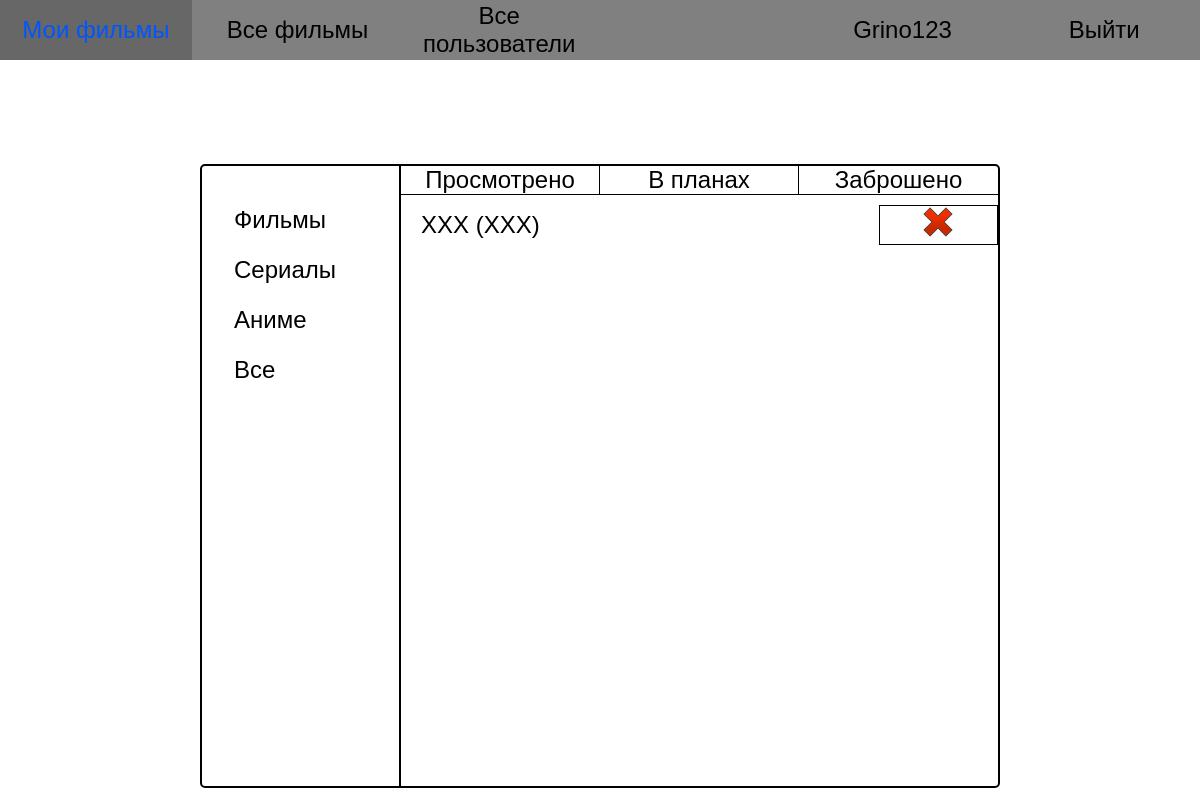
Screenshot of / (signed in) with the database file from the repository.
### films_app/models.py (models this page shows, shortened)
class Category(models.Model):
    category_name = models.CharField(max_length=50, verbose_name='Категория')
    slug = models.SlugField(max_length=50, unique=True, db_index=True, verbose_name='URL')
    class Meta:
        verbose_name = 'Категория'
        verbose_name_plural = 'Категории'

class Status(models.Model):
    status = models.CharField(max_length=20, verbose_name='Статус')
    class Meta:
        verbose_name = 'Статус'
        verbose_name_plural = 'Статусы'

class UserMovies(models.Model):
    user = models.ForeignKey(User, on_delete=models.PROTECT, verbose_name='Пользователь')
    movie = models.ForeignKey(Movie, on_delete=models.PROTECT, verbose_name='Название фильма')
    view_status = models.ForeignKey(Status, on_delete=models.PROTECT, default='', verbose_name='Статус просмотра')
    viewing_date = models.DateTimeField(auto_now_add=True, verbose_name='Дата просмотра')
    category = models.ManyToManyField(Category, db_index=True, verbose_name='Категории')
    class Meta:
        verbose_name_plural = 'Просмотры пользователей'

class Movie(models.Model):
    movie_title = models.CharField(max_length=100, verbose_name='Название')
    original_title = models.CharField(max_length=100, blank=True, default='', verbose_name='Оригинальное название')
    description = models.TextField(verbose_name='Описание', blank=True, default='')
    url = models.URLField(blank=True, default='', verbose_name='Ссылка')
    category = models.ManyToManyField(Category, db_index=True, verbose_name='Категории')
    def __str__(self):
        return self.movie_title

### films_app/views.py (the view)
# urls.py: path('', UserViewsView.as_view(), name='main'),
class UserViewsView(LoginRequiredMixin, ListView):
    model = UserMovies
    template_name = 'films_app/user_views.html'
    context_object_name = 'movies'
    login_required('auth/login')
    def get_context_data(self, *, object_list=None, **kwargs):
        context = super().get_context_data(**kwargs)
        context['category'] = Category.objects.all()
        context['user_movies'] = UserMovies.objects.filter(user_id=self.request.user.id)
        context['statuses'] = Status.objects.all()
        return context
    def get_queryset(self):
        context = super(UserViewsView, self).get_queryset()
        if self.kwargs:
            category_id = self.kwargs['category_id']
        return context

### films_app/templates/films_app/user_views.html
{% extends 'films_app/table_template.html' %}
{% load static %}
{% block css_add %}
    <link rel="stylesheet" href="{% static 'films_app/css/index.css' %}">
    <link rel="stylesheet" href="{% static 'films_app/css/user_movies.css' %}">
{% endblock %}
{% block list_movies %}
    <ul class="statuses__movies">
        {% for status in statuses %}
            <li><a href="">{{ status.status }}</a></li>
        {% endfor %}
    </ul>
    <div class="filter__movies">
        <ul class="movie__list">
            {% for movie in user_movies %}
                <li class="movie__info">
                    <a href="" class="movie__title">{{ movie.movie }} ({{ movie.movie.original_title }})</a>
                    <a href="" class="delete__movie"><img src="{% static 'films_app/img/cross.ico' %}"></a>
                </li>
            {% endfor %}
        </ul>
    </div>
{% endblock %}
{% block films_navigation %}
    <div class="films__navigation">
        <ul class="category__name">
            {% for cat in category %}
                <li><a href="{% url 'movies_category' cat.id %}">{{ cat.category_name }}</a></li>
            {% endfor %}
        </ul>
    </div>
{% endblock %}

### templates/includes/navbar.html (shortened to what this page needs)
<nav class="navigation__bar container">
  <ul>
    <li><a href="/" class="nav__main">Мои фильмы</a></li>
    <li><a href="{% url 'all_movies' %}" class="nav__all__movies">Все фильмы</a></li>
    <li><a href="{% url 'users_list' %}" class="nav__all__users">Все пользователи</a></li>
    <li>
    </li>
    {% if request.user.is_authenticated is False %}
        <li><a href="{% url 'registration' %}" class="nav__registart</>ion">Регистрация</a></li>
        <li><a href="{% url 'login' %}" class="nav__login">Войти</a></li>
    {% else %}
        <li><a href="" class="nav__username">{{ request.user|capfirst }}</a></li>
        <li><a href="{% url 'logout' %}" class="nav__logout">Выйти</a></li>
    {% endif %}
  </ul>
</nav>

### films_app/static/films_app/css/index.css (style rules this page uses)
.films__navigation { border-right: 2px solid; }
.category__name { padding-left: 0; margin-top: 40px; }
.category__name li { height: 40px; margin-bottom: 10px; padding-left: 2rem; }
.category__name li a { text-decoration: none; }
.all__movies li a { align-self: center; }

### films_app/static/films_app/css/user_movies.css (style rules this page uses)
ul.statuses__movies { display: grid; grid-template-columns: 1fr 1fr 1fr; margin: 0; padding: 0; text-align: center; border-bottom: 1px solid; }
ul.statuses__movies li { border-right: 1px solid; }
ul.statuses__movies li:last-child { border-right: none; }
ul.statuses__movies li a { display: block; height: 100%; width: 100%; }
.filter__movies { overflow-y: scroll; }
ul.movie__list { margin: 0; padding: 0; margin-top: 10px; }
li.movie__info { display: grid; grid-template-columns: 4fr 1fr; height: 100%; }
.movie__title { padding-left: 20px; }
.delete__movie { text-align: center; border: 1px solid; }

### static/base.css (style rules this page uses)
html, body { margin: 0; padding: 0; box-sizing: border-box; }
body { font-family: 'Arial'; width: 100%; min-height: 100vh; font-size: 1.5rem; }
.navigation__bar ul { display: grid; padding: 0; margin: 0; height: 100%; min-height: 60px; grid-template-columns: repeat(6, 1fr); grid-column-gap: 10px; background: grey; }
.navigation__bar li { display: table; height: 100%; width: 100%; align-items: center; text-align: center; }
.navigation__bar li a { display: table-cell; vertical-align: middle; height: 100%; width: 100%; }
li { list-style-type: none; }
a { color: rgba(0,0,0,1); text-decoration: none; }

### rows the page displays
Category: category_name "Фильмы"
Category: category_name "Сериалы"
Category: category_name "Аниме"
Category: category_name "Все"
Status: status "Просмотрено"
Status: status "В планах"
Status: status "Заброшено"
UserMovies: movie "XXX", movie.original_title "XXX"

### other values shown
{{ request.user|capfirst }} "Grino123"
